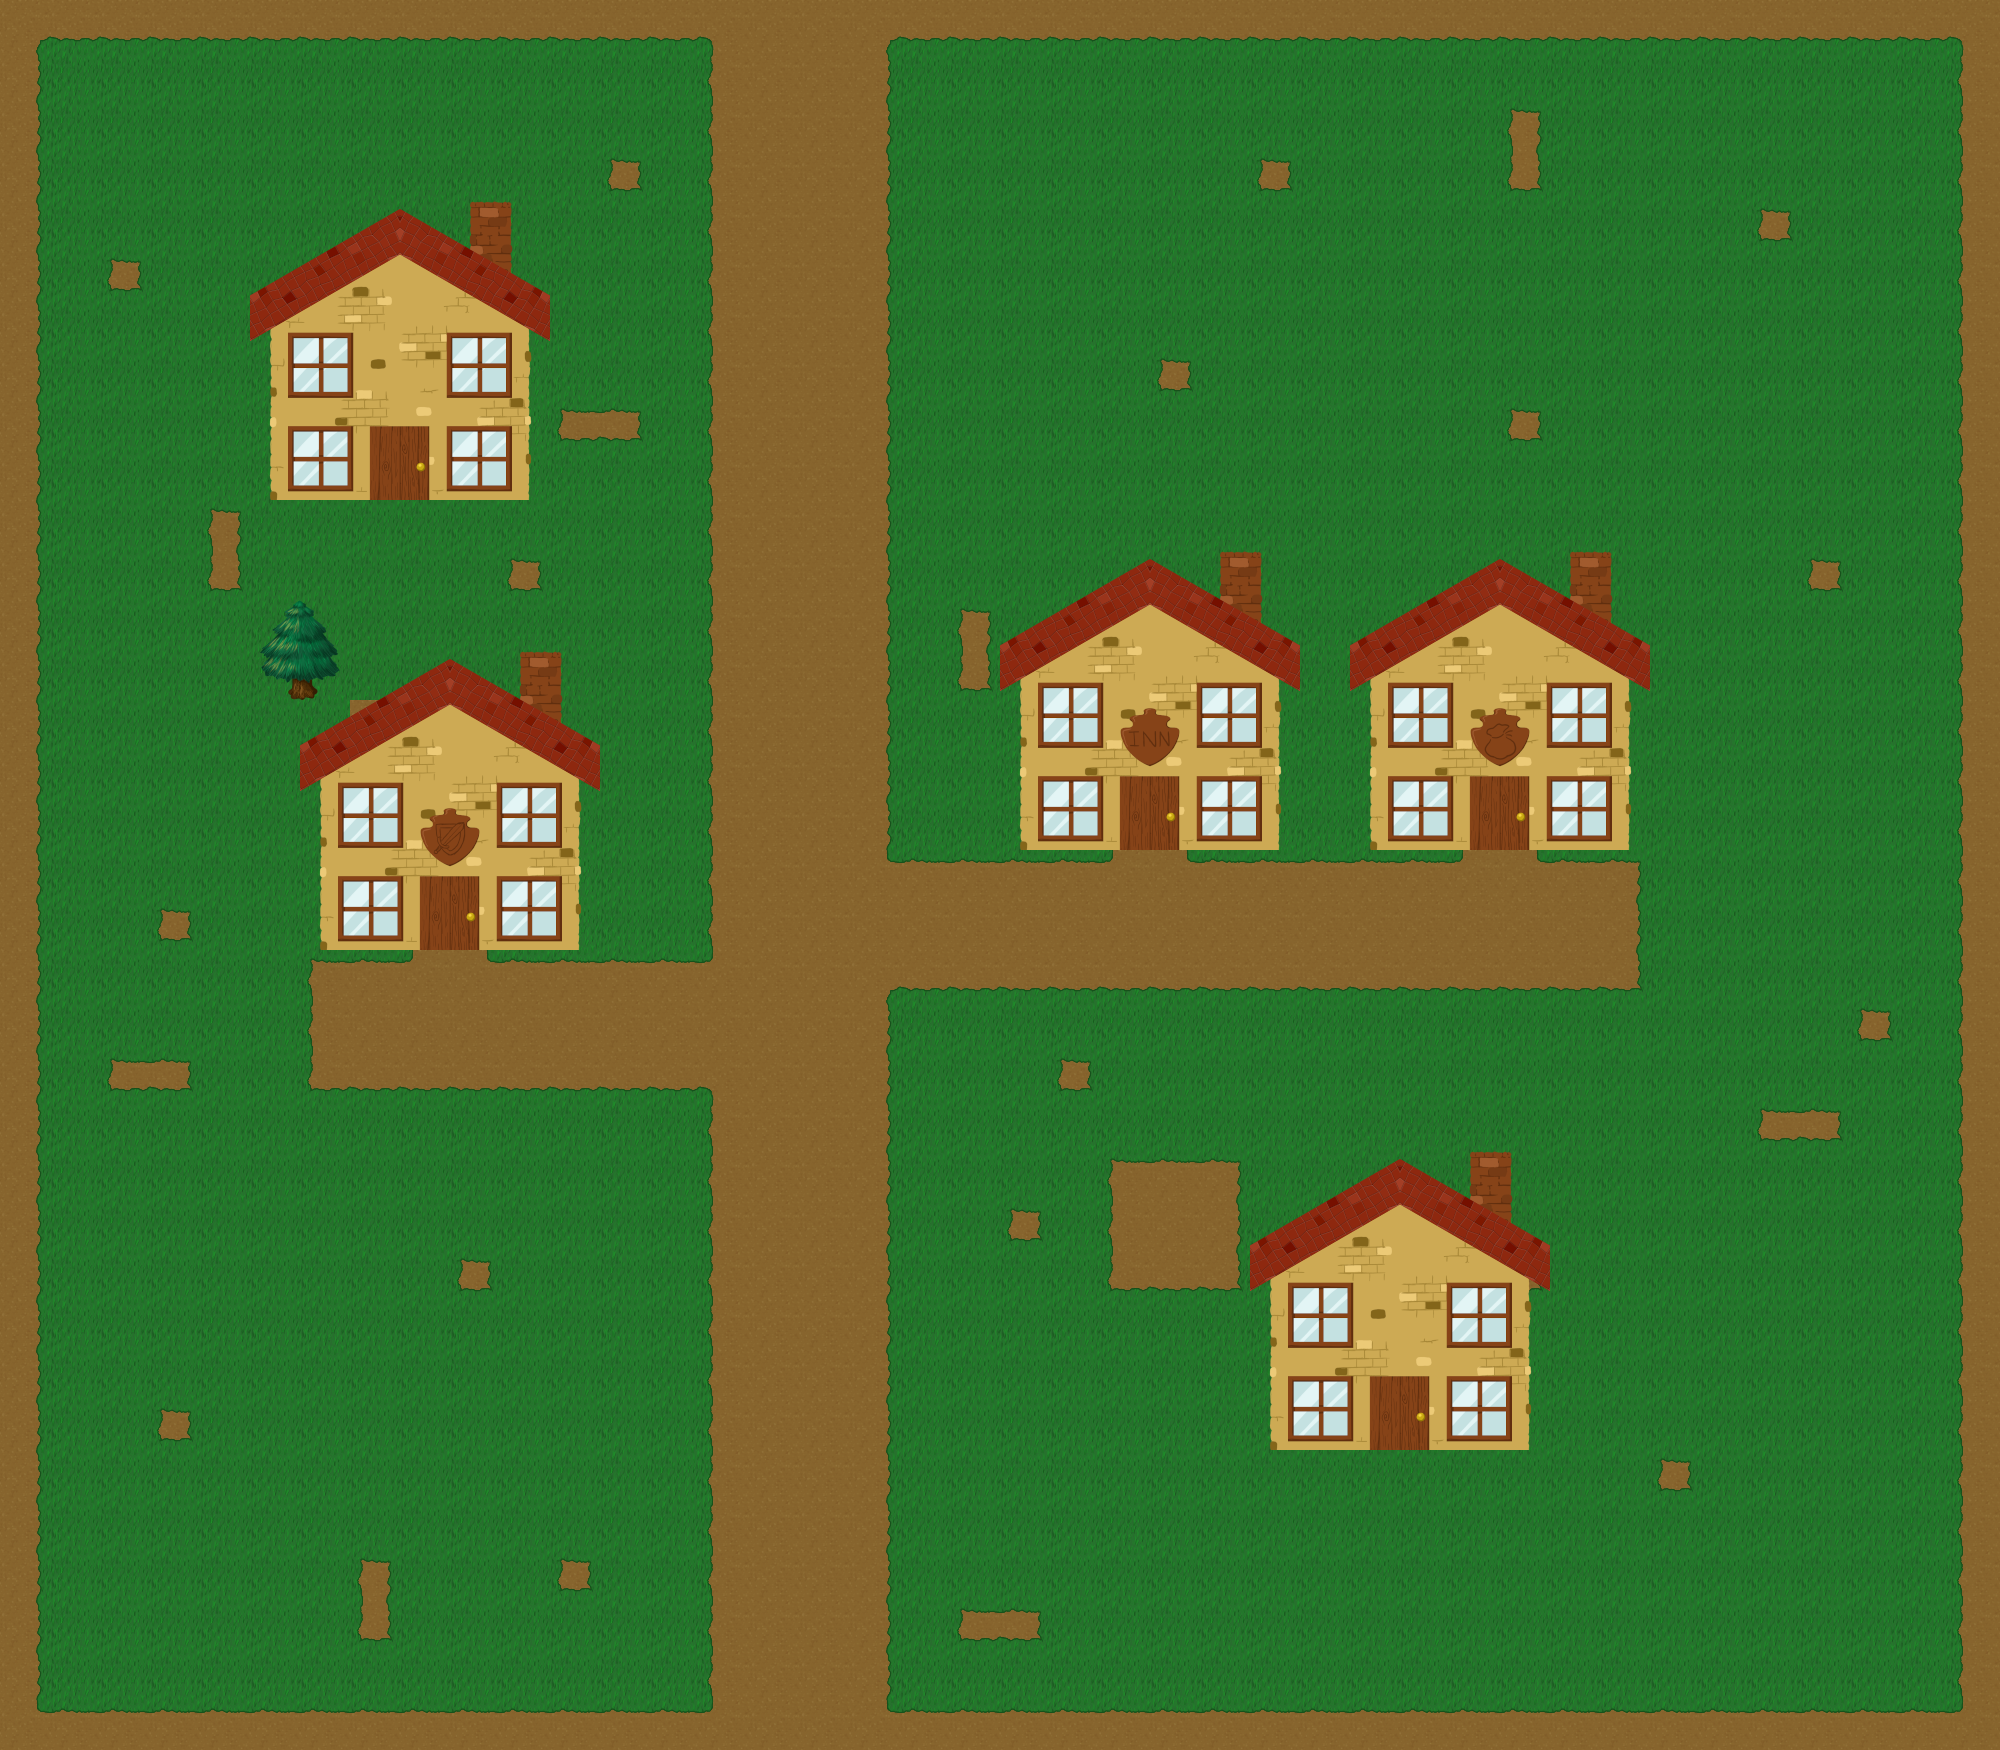

A 2D game scene composited from a Tiled map and its tileset images. What follows is a short description and the map's XML, with each tile layer's data collapsed to a summary:
An orthogonal 40x35 tile map with 50x50 px tiles, 3 tile layers (dirt, grass, building), 7 tilesets and 30 objects (19x block, 5x Port, 5x Landing).

<map version="1.4" tiledversion="1.4.2" orientation="orthogonal" renderorder="right-down" width="40" height="35" tilewidth="50" tileheight="50" infinite="0" nextlayerid="5" nextobjectid="50">
 <tileset firstgid="1" source="dirt_texture_tileset.tsx" />
 <tileset firstgid="109" source="shop_inn.tsx" />
 <tileset firstgid="145" source="shop_gen.tsx" />
 <tileset firstgid="181" source="shop_gear.tsx" />
 <tileset firstgid="217" source="grass_texture.tsx" />
 <tileset firstgid="325" source="house.tsx" />
 <tileset firstgid="361" source="large-tree.tsx" />
 <layer id="1" name="dirt" width="40" height="35">
  <data>[1400 cells, 1400 non-empty, 1 distinct tile ids]</data>
 </layer>
 <layer id="2" name="grass" width="40" height="35">
  <data>[1400 cells, 1265 non-empty, 18 distinct tile ids]</data>
 </layer>
 <layer id="3" name="building" width="40" height="35">
  <data>[1400 cells, 183 non-empty, 147 distinct tile ids]</data>
 </layer>
 <objectgroup id="4" name="Object Layer 1">
  <object id="13" name="Shop_Gen" type="Port" x="1462.5" y="775" width="75" height="12.5" />
  <object id="14" name="Shop_Inn" type="Port" x="1112.5" y="775" width="75" height="12.5" />
  <object id="16" name="Shop_Gear" type="Port" x="412.5" y="875" width="75" height="12.5" />
  <object id="17" name="Town_South" type="Port" x="712.5" y="1700" width="175" height="12.5" />
  <object id="18" name="Town_North" type="Port" x="712.5" y="37.5" width="175" height="12.5" />
  <object id="19" name="block" x="887.5" y="37.5" width="1075" height="12.5" />
  <object id="20" name="block" x="1950" y="37.5" width="12.5" height="1675" />
  <object id="21" name="block" x="887.5" y="1700" width="1075" height="12.5" />
  <object id="22" name="block" x="37.5" y="1700" width="675" height="12.5" />
  <object id="23" name="block" x="37.5" y="37.5" width="12.5" height="1675" />
  <object id="24" name="block" x="37.5" y="37.5" width="675" height="12.5" />
  <object id="27" x="262.5" y="600" width="75" height="62.5" />
  <object id="29" name="Shop_Gear" type="Landing" x="450" y="1000" />
  <object id="30" name="Shop_Inn" type="Landing" x="1150" y="900" />
  <object id="31" name="Shop_Gen" type="Landing" x="1500" y="900" />
  <object id="32" name="Town_South" type="Landing" x="800" y="1550" />
  <object id="34" name="Town_North" type="Landing" x="800" y="199" />
  <object id="35" name="block" x="275" y="212.5" width="250" height="237.5" />
  <object id="36" name="block" x="250" y="287.5" width="300" height="50" />
  <object id="38" name="block" x="1275" y="1162.5" width="250" height="237.5" />
  <object id="39" name="block" x="1250" y="1237.5" width="300" height="50" />
  <object id="40" name="block" x="1375" y="637.5" width="87.5" height="175" />
  <object id="41" name="block" x="1537.5" y="637.5" width="87.5" height="175" />
  <object id="42" name="block" x="1350" y="550" width="300" height="137.5" />
  <object id="44" name="block" x="1025" y="637.5" width="87.5" height="175" />
  <object id="45" name="block" x="1187.5" y="637.5" width="87.5" height="175" />
  <object id="46" name="block" x="1000" y="550" width="300" height="137.5" />
  <object id="47" name="block" x="325" y="737.5" width="87.5" height="175" />
  <object id="48" name="block" x="487.5" y="737.5" width="87.5" height="175" />
  <object id="49" name="block" x="300" y="662.5" width="300" height="125" />
 </objectgroup>
</map>